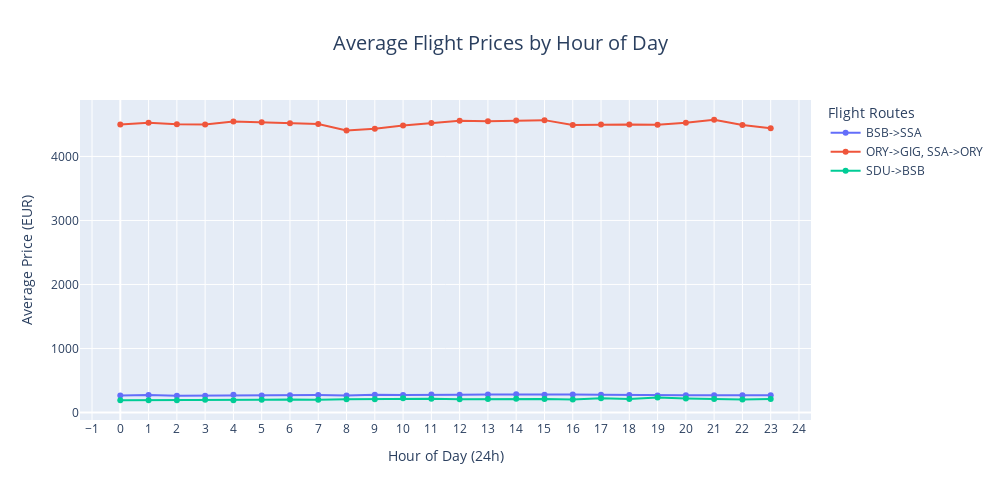

Source (notebook cell):
### Markdown cell above
## Hourly Price Analysis

### Code cell
# Extract hour from datetime for analysis
df['Hour'] = df['Datetime'].dt.hour

# Calculate hourly average prices
hourly_avg = df.groupby(['Hour', 'Flight'])['Price_EUR'].mean().reset_index()

# Create interactive hourly price trend chart
fig = px.line(hourly_avg, x='Hour', y='Price_EUR', color='Flight',
              title='Average Flight Prices by Hour of Day',
              labels={'Hour': 'Hour of Day (24h)', 'Price_EUR': 'Average Price (EUR)', 'Flight': 'Flight Route'},
              markers=True)

# Improve the layout
fig.update_layout(
    xaxis=dict(tickmode='linear', tick0=0, dtick=1),  # Show every hour
    xaxis_title='Hour of Day (24h)',
    yaxis_title='Average Price (EUR)',
    legend_title='Flight Routes',
    height=500,
    width=1000,
    hovermode='closest',
    title=dict(font=dict(size=20), x=0.5)
)

# Add hover information
fig.update_traces(hovertemplate='<b>%{fullData.name}</b><br>Hour: %{x}:00<br>Avg Price: €%{y:.2f}')

# Show the plot
fig.show()

### Figure 1 — Plotly figure (JSON) as saved in the notebook; plotly's stock layout.template omitted (floating-point values rounded to 4 significant figures)
{"data": [{"hovertemplate": "<b>%{fullData.name}</b><br>Hour: %{x}:00<br>Avg Price: €%{y:.2f}", "legendgroup": "BSB->SSA", "line": {"color": "#636efa", "dash": "solid"}, "marker": {"symbol": "circle"}, "mode": "lines+markers", "name": "BSB->SSA", "orientation": "v", "showlegend": true, "type": "scatter", "x": [0, 1, 2, 3, 4, 5, 6, 7, 8, 9, 10, 11, 12, 13, 14, 15, 16, 17, 18, 19, 20, 21, 22, 23], "xaxis": "x", "y": [265.1, 274.4, 261.8, 263.1, 275.3, 266.6, 268.9, 271.3, 264.6, 278.7, 274.4, 280.0, 277.7, 278.9, 282.7, 276.3, 278.9, 278.2, 272.5, 265.5, 268.7, 268.2, 267.9, 269.0], "yaxis": "y"}, {"hovertemplate": "<b>%{fullData.name}</b><br>Hour: %{x}:00<br>Avg Price: €%{y:.2f}", "legendgroup": "ORY->GIG, SSA->ORY", "line": {"color": "#EF553B", "dash": "solid"}, "marker": {"symbol": "circle"}, "mode": "lines+markers", "name": "ORY->GIG, SSA->ORY", "orientation": "v", "showlegend": true, "type": "scatter", "x": [0, 1, 2, 3, 4, 5, 6, 7, 8, 9, 10, 11, 12, 13, 14, 15, 16, 17, 18, 19, 20, 21, 22, 23], "xaxis": "x", "y": [4500.0, 4527.0, 4504.0, 4498.0, 4545.0, 4534.0, 4518.0, 4506.0, 4404.0, 4433.0, 4483.0, 4521.0, 4559.0, 4550.0, 4560.0, 4568.0, 4490.0, 4500.0, 4501.0, 4497.0, 4525.0, 4573.0, 4491.0, 4442.0], "yaxis": "y"}, {"hovertemplate": "<b>%{fullData.name}</b><br>Hour: %{x}:00<br>Avg Price: €%{y:.2f}", "legendgroup": "SDU->BSB", "line": {"color": "#00cc96", "dash": "solid"}, "marker": {"symbol": "circle"}, "mode": "lines+markers", "name": "SDU->BSB", "orientation": "v", "showlegend": true, "type": "scatter", "x": [0, 1, 2, 3, 4, 5, 6, 7, 8, 9, 10, 11, 12, 13, 14, 15, 16, 17, 18, 19, 20, 21, 22, 23], "xaxis": "x", "y": [190.9, 191.0, 191.0, 198.4, 191.0, 198.3, 204.1, 198.3, 206.5, 208.4, 220.5, 215.8, 207.2, 211.3, 214.0, 212.1, 203.8, 220.5, 211.4, 232.8, 216.4, 210.1, 201.2, 209.4], "yaxis": "y"}], "layout": {"height": 500, "hovermode": "closest", "legend": {"title": {"text": "Flight Routes"}, "tracegroupgap": 0}, "title": {"font": {"size": 20}, "text": "Average Flight Prices by Hour of Day", "x": 0.5}, "width": 1000, "xaxis": {"anchor": "y", "domain": [0, 1], "dtick": 1, "tick0": 0, "tickmode": "linear", "title": {"text": "Hour of Day (24h)"}}, "yaxis": {"anchor": "x", "domain": [0, 1], "title": {"text": "Average Price (EUR)"}}}}
